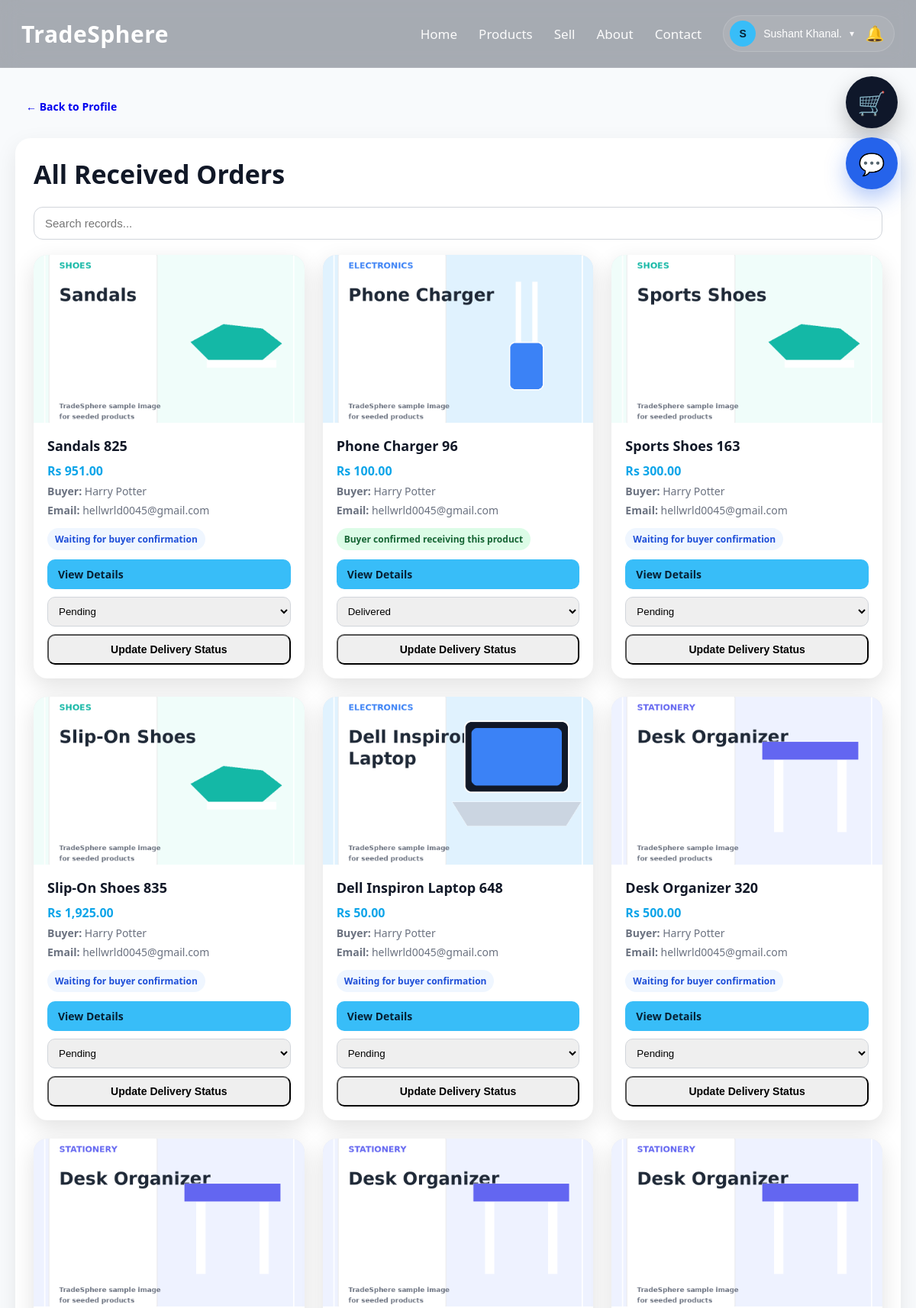
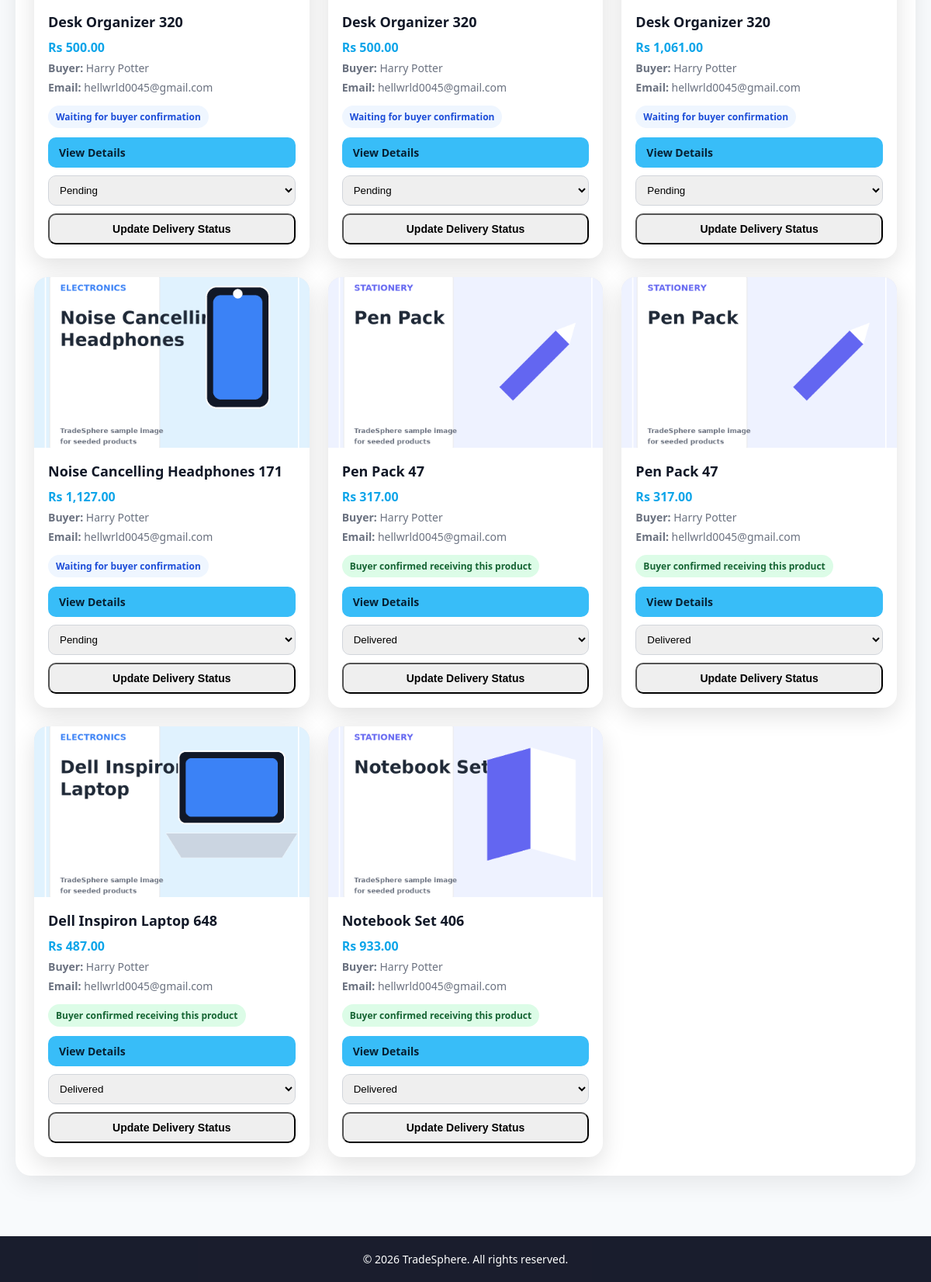
Page /received_orders.php (signed in) on the committed database (2 pictures, top to bottom).
### tables this page shows
CREATE TABLE `users` (
  `id` int(11) NOT NULL,
  `name` varchar(100) DEFAULT NULL,
  `email` varchar(150) DEFAULT NULL,
  `password` varchar(255) DEFAULT NULL,
  `role` enum('user','admin') DEFAULT 'user',
  `is_verified` tinyint(1) DEFAULT 0,
  `email_otp` varchar(255) DEFAULT NULL,
  `otp_expires_at` datetime DEFAULT NULL,
  `reset_token` varchar(255) DEFAULT NULL,
  `reset_expires_at` datetime DEFAULT NULL,
  `created_at` timestamp NOT NULL DEFAULT current_timestamp(),
  `seller_status` enum('none','pending','approved','rejected') DEFAULT 'none',
  `seller_requested_at` datetime DEFAULT NULL,
  `seller_verified_at` datetime DEFAULT NULL,
  `account_status` enum('active','pending_admin','removed') DEFAULT 'active',
  `removal_reason` text DEFAULT NULL,
  `removed_at` datetime DEFAULT NULL,
  `reapply_requested_at` datetime DEFAULT NULL
);

CREATE TABLE `orders` (
  `id` int(11) NOT NULL,
  `user_id` int(11) NOT NULL,
  `product_id` int(11) NOT NULL,
  `seller_user_id` int(11) DEFAULT NULL,
  `buyer_name` varchar(120) NOT NULL,
  `buyer_email` varchar(120) NOT NULL,
  `buyer_phone` varchar(30) NOT NULL,
  `buyer_message` text DEFAULT NULL,
  `amount` decimal(10,2) NOT NULL,
  `quantity` int(11) NOT NULL DEFAULT 1,
  `transaction_uuid` varchar(120) NOT NULL,
  `payment_method` varchar(50) NOT NULL DEFAULT 'eSewa',
  `payment_status` varchar(50) NOT NULL DEFAULT 'pending',
  `order_status` varchar(50) NOT NULL DEFAULT 'placed',
  `seller_delivery_status` varchar(50) NOT NULL DEFAULT 'pending',
  `buyer_received` tinyint(1) NOT NULL DEFAULT 0,
  `delivered_at` datetime DEFAULT NULL,
  `buyer_received_at` datetime DEFAULT NULL,
  `seller_cleared` tinyint(1) NOT NULL DEFAULT 0,
  `esewa_ref_id` varchar(120) DEFAULT NULL,
  `created_at` timestamp NOT NULL DEFAULT current_timestamp(),
  `updated_at` timestamp NOT NULL DEFAULT current_timestamp() ON UPDATE current_timestamp(),
  `buyer_address` text DEFAULT NULL
);

CREATE TABLE `products` (
  `id` int(11) NOT NULL,
  `user_id` int(11) DEFAULT NULL,
  `name` varchar(255) DEFAULT NULL,
  `category_id` int(11) DEFAULT NULL,
  `price` decimal(10,2) DEFAULT NULL,
  `city` varchar(100) DEFAULT NULL,
  `seller_email` varchar(150) DEFAULT NULL,
  `contact_number` varchar(20) DEFAULT NULL,
  `contact_info` varchar(255) DEFAULT NULL,
  `image` varchar(255) DEFAULT NULL,
  `description` text DEFAULT NULL,
  `product_condition` varchar(50) DEFAULT NULL,
  `status` enum('available','sold') DEFAULT 'available',
  `created_at` timestamp NOT NULL DEFAULT current_timestamp(),
  `average_rating` decimal(3,2) NOT NULL DEFAULT 0.00,
  `rating_count` int(11) NOT NULL DEFAULT 0,
  `ai_status` enum('approved','manual_review','rejected','skipped') DEFAULT 'skipped',
  `ai_reason` text DEFAULT NULL
);

### received_orders.php (the view, shortened to what this page needs)
<?php
include "config/db.php";
$userEmail = $conn->real_escape_string($_SESSION['user']);
$userRes = $conn->query("SELECT * FROM users WHERE email='$userEmail' LIMIT 1");
$user = $userRes ? $userRes->fetch_assoc() : null;
$userId = (int)$user['id'];
$highlightOrderId = 0;
$receivedOrders = $conn->query("
    SELECT
        o.*,
        p.name AS product_name,
        p.image AS product_image
    FROM orders o
    INNER JOIN products p ON o.product_id = p.id
    WHERE o.seller_user_id = $userId
    ORDER BY o.created_at DESC
");
?>
<!DOCTYPE html>
<html lang="en">
<head>
    <link rel="stylesheet" href="css/style.css">
</head>
<body>
<?php include "includes/navbar.php"; ?>
<div class="page-wrap">
<div class="container">
    <div class="back-row">
        <a href="profile.php#orders_received" class="small-btn dark">← Back to Profile</a>
    </div>
    <div class="profile-section-card">
        <h2 class="section-title" style="text-align:left;margin-bottom:20px;">All Received Orders</h2>
        <?php if ($receivedOrders && $receivedOrders->num_rows > 0): ?>
            <div style="margin-bottom:20px;">
    <input
        type="text"
        id="profileSearchInput"
        placeholder="Search records..."
        style="width:100%;padding:12px 14px;border:1px solid #d1d5db;border-radius:12px;font-size:15px;"
    >
</div>
            <div class="products-grid">
                <?php while ($row = $receivedOrders->fetch_assoc()): ?>
                    <div class="product-card tracked-order-card <?php echo ($highlightOrderId === (int)$row['id']) ? 'active-track' : ''; ?>" id="order-card-<?php echo (int)$row['id']; ?>">
                        <div class="product-image-wrap">
                            <img src="uploads/<?php echo htmlspecialchars($row['product_image']); ?>" alt="Ordered Product">
                        </div>
                        <div class="product-body">
                            <h3><?php echo htmlspecialchars($row['product_name']); ?></h3>
                            <p class="price">Rs <?php echo number_format((float)$row['amount'], 2); ?></p>
                            <p class="meta"><strong>Buyer:</strong> <?php echo htmlspecialchars($row['buyer_name']); ?></p>
                            <p class="meta"><strong>Email:</strong> <?php echo htmlspecialchars($row['buyer_email']); ?></p>
                            <?php if ((int)$row['buyer_received'] === 1): ?>
                                <span class="purchase-badge">Buyer confirmed receiving this product</span>
                            <?php else: ?>
                                <span class="status-note">Waiting for buyer confirmation</span>
                            <?php endif; ?>
                            <div class="product-actions" style="display:flex;flex-direction:column;gap:10px;align-items:stretch;margin-top:12px;">
                                <a href="product_details.php?id=<?php echo (int)$row['product_id']; ?>" class="small-btn primary">View Details</a>
                                <form method="POST" style="margin:0;">
                                    <select name="seller_delivery_status" style="width:100%;padding:10px;border-radius:10px;border:1px solid #d1d5db;margin-bottom:10px;">
                                        <option value="pending" <?php echo ($row['seller_delivery_status'] === 'pending') ? 'selected' : ''; ?>>Pending</option>
                                        <option value="delivered" <?php echo ($row['seller_delivery_status'] === 'delivered') ? 'selected' : ''; ?>>Delivered</option>
                                    </select>
                                    <button type="submit" name="update_delivery_status" class="small-btn dark" style="width:100%;">
                                        Update Delivery Status
                                    </button>
                                </form>
                            </div>
                        </div>
                    </div>
                <?php endwhile; ?>
            </div>
        <?php else: ?>
            <p class="inline-empty">No received orders yet.</p>
        <?php endif; ?>
    </div>
</div>
</div>
<footer>© 2026 TradeSphere. All rights reserved.</footer>
</body>
</html>

### includes/navbar.php (shortened to what this page needs)
<?php
include_once __DIR__ . "/../config/db.php";
$navUser = null;
$navCartCount = 0;
if (isset($_SESSION['user'])) {
    $navEmail = $conn->real_escape_string($_SESSION['user']);
    $navRes = $conn->query("
        SELECT id, name, email
        FROM users
        WHERE email='$navEmail'
        LIMIT 1
    ");
    $navUser = $navRes ? $navRes->fetch_assoc() : null;
    if ($navUser) {
        $navUserId = (int)$navUser['id'];
        $cartRes = $conn->query("
            SELECT SUM(quantity) AS total
            FROM cart
            WHERE user_id=$navUserId
        ");
        if ($cartRes) {
            $cartData = $cartRes->fetch_assoc();
            $navCartCount = (int)($cartData['total'] ?? 0);
        }
    }
}
$firstLetter = $navUser ? strtoupper(substr($navUser['name'], 0, 1)) : "U";
?>
<nav class="navbar">
    <div class="navbar-inner">
        <div class="logo">
            <a href="index.php">TradeSphere</a>
        </div>
        <div class="nav-links" id="navLinks">
            <a href="index.php">Home</a>
            <a href="products.php">Products</a>
            <a href="sell.php">Sell</a>
            <a href="index.php#about">About</a>
            <a href="index.php#contact">Contact</a>
            <?php if ($navUser): ?>
                <div class="profile-menu">
                    <div class="profile-combo">
                        <button type="button" class="profile-toggle" id="profileToggle">
                            <span class="profile-avatar">
                                <?php echo htmlspecialchars($firstLetter); ?>
                            </span>
                            <span class="profile-name">
                                <?php echo htmlspecialchars($navUser['name']); ?>
                            </span>
                            <span class="profile-caret">▾</span>
                        </button>
                        <button
                            type="button"
                            class="notification-btn"
                            onclick="toggleNotifications()"
                            title="Notifications"
                        >
                            🔔
                        </button>
                    </div>
                </div>
            <?php else: ?>
                <a href="login.php">Login</a>
                <a href="register.php" class="nav-btn">Register</a>
            <?php endif; ?>
        </div>
    </div>
</nav>
<?php if ($navUser): ?>
    <a
        href="cart.php"
        id="floatingCart"
        class="floating-cart <?php echo ($navCartCount > 0) ? 'cart-active' : ''; ?>"
        title="View Cart"
    >
        🛒
    </a>
    <a
        href="messages.php"
        id="floatingMessages"
        class="floating-message-btn"
        title="Messages"
    >
        💬
    </a>
<?php endif; ?>

### received_orders.php (style rules this page uses)
.back-row { margin-bottom:22px; }
.purchase-badge,.status-note { display:inline-block;margin-top:8px;padding:6px 10px;border-radius:999px;font-size:12px;font-weight:700; }
.purchase-badge { background:#dcfce7;color:#166534; }
.status-note { background:#eff6ff;color:#1d4ed8; }
.tracked-order-card { position:relative;transition:.3s ease; }

### rows in the picture
users: name "S", name "Sushant Khanal."
orders: product.image (picture), product.name "Sandals 825", amount "951.00", buyer_name "Harry Potter", buyer_email "hellwrld0045@gmail.com", buyer_received "Waiting for buyer confirmation", seller_delivery_status "Pending"
orders: product.image (picture), product.name "Phone Charger 96", amount "100.00", buyer_name "Harry Potter", buyer_email "hellwrld0045@gmail.com", buyer_received "Buyer confirmed receiving this product", seller_delivery_status "Delivered"
orders: product.image (picture), product.name "Sports Shoes 163", amount "300.00", buyer_name "Harry Potter", buyer_email "hellwrld0045@gmail.com", buyer_received "Waiting for buyer confirmation", seller_delivery_status "Pending"
orders: product.image (picture), product.name "Slip-On Shoes 835", amount "1,925.00", buyer_name "Harry Potter", buyer_email "hellwrld0045@gmail.com", buyer_received "Waiting for buyer confirmation", seller_delivery_status "Pending"
orders: product.image (picture), product.name "Dell Inspiron Laptop 648", amount "50.00", buyer_name "Harry Potter", buyer_email "hellwrld0045@gmail.com", buyer_received "Waiting for buyer confirmation", seller_delivery_status "Pending"
orders: product.image (picture), product.name "Desk Organizer 320", amount "500.00", buyer_name "Harry Potter", buyer_email "hellwrld0045@gmail.com", buyer_received "Waiting for buyer confirmation", seller_delivery_status "Pending"
orders: product.image (picture), product.name "Desk Organizer 320", amount "500.00", buyer_name "Harry Potter", buyer_email "hellwrld0045@gmail.com", buyer_received "Waiting for buyer confirmation", seller_delivery_status "Pending"
orders: product.image (picture), product.name "Desk Organizer 320", amount "500.00", buyer_name "Harry Potter", buyer_email "hellwrld0045@gmail.com", buyer_received "Waiting for buyer confirmation", seller_delivery_status "Pending"
orders: product.image (picture), product.name "Desk Organizer 320", amount "1,061.00", buyer_name "Harry Potter", buyer_email "hellwrld0045@gmail.com", buyer_received "Waiting for buyer confirmation", seller_delivery_status "Pending"
orders: product.image (picture), product.name "Noise Cancelling Headphones 171", amount "1,127.00", buyer_name "Harry Potter", buyer_email "hellwrld0045@gmail.com", buyer_received "Waiting for buyer confirmation", seller_delivery_status "Pending"
orders: product.image (picture), product.name "Pen Pack 47", amount "317.00", buyer_name "Harry Potter", buyer_email "hellwrld0045@gmail.com", buyer_received "Buyer confirmed receiving this product", seller_delivery_status "Delivered"
orders: product.image (picture), product.name "Pen Pack 47", amount "317.00", buyer_name "Harry Potter", buyer_email "hellwrld0045@gmail.com", buyer_received "Buyer confirmed receiving this product", seller_delivery_status "Delivered"
orders: product.image (picture), product.name "Dell Inspiron Laptop 648", amount "487.00", buyer_name "Harry Potter", buyer_email "hellwrld0045@gmail.com", buyer_received "Buyer confirmed receiving this product", seller_delivery_status "Delivered"
orders: product.image (picture), product.name "Notebook Set 406", amount "933.00", buyer_name "Harry Potter", buyer_email "hellwrld0045@gmail.com", buyer_received "Buyer confirmed receiving this product", seller_delivery_status "Delivered"
